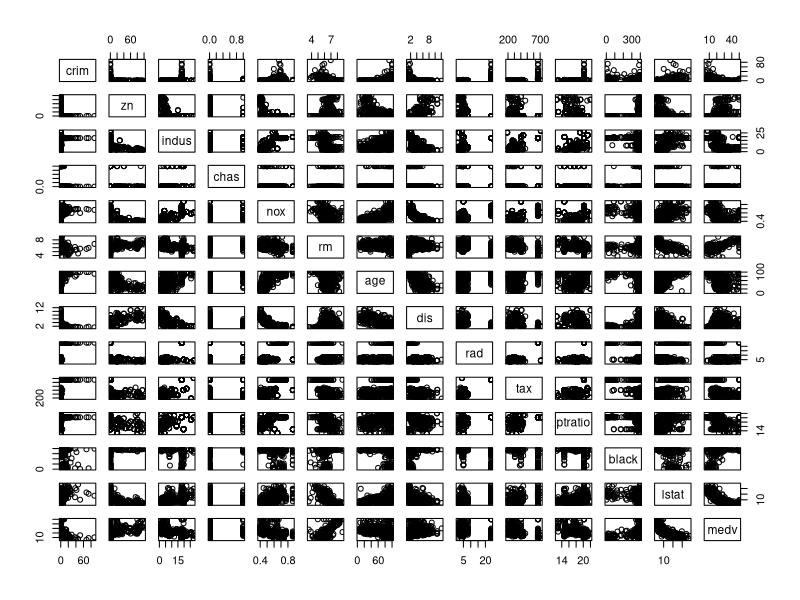
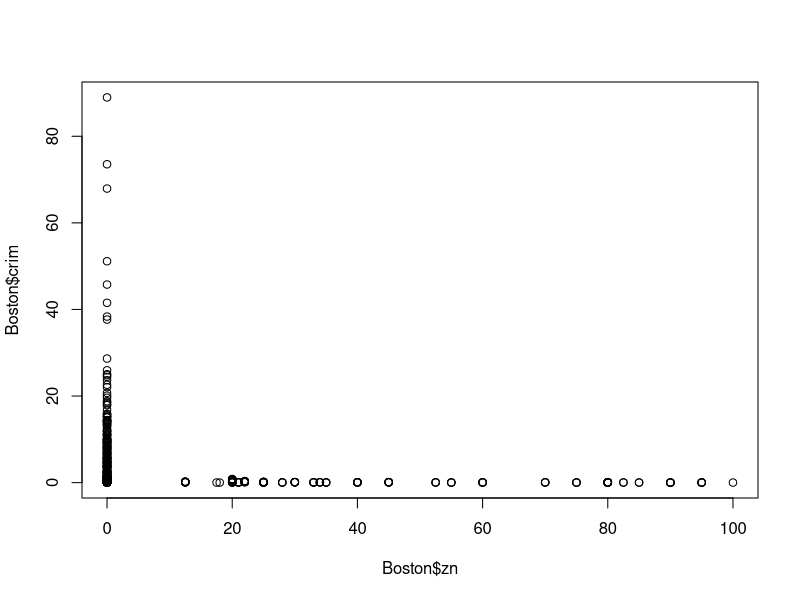
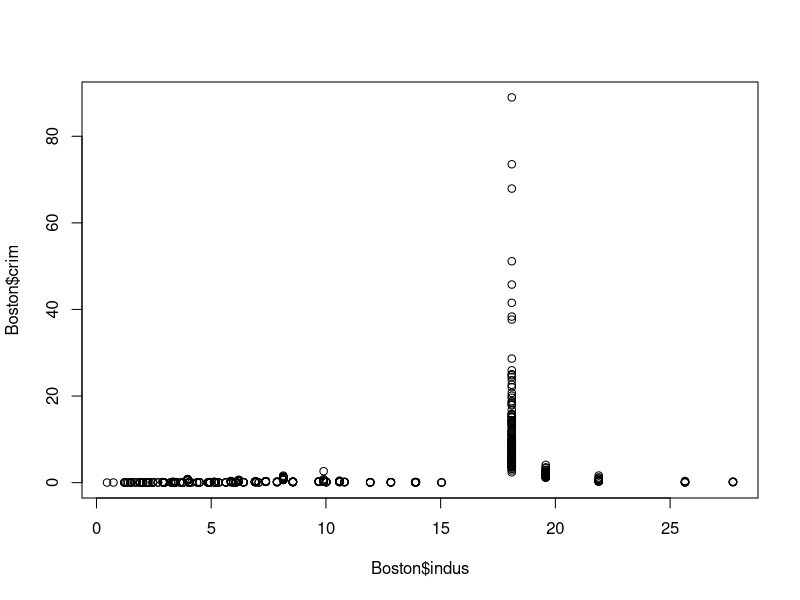
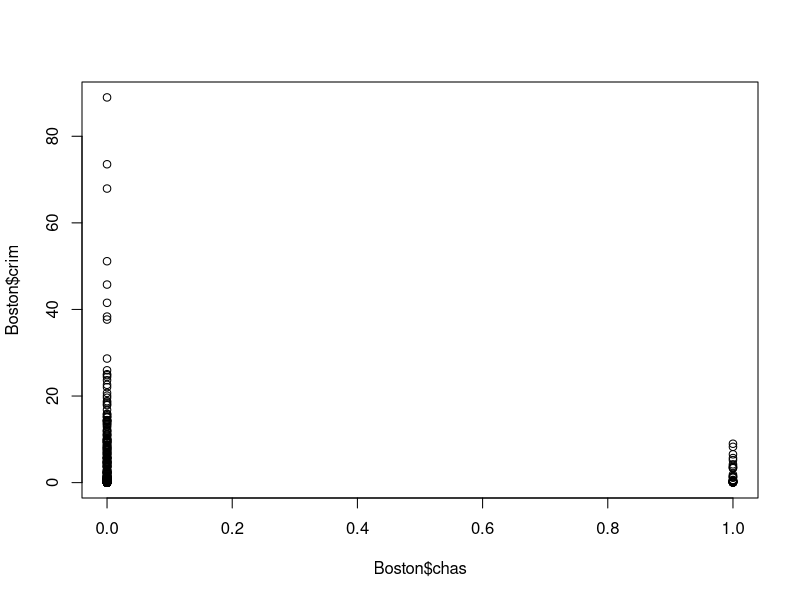
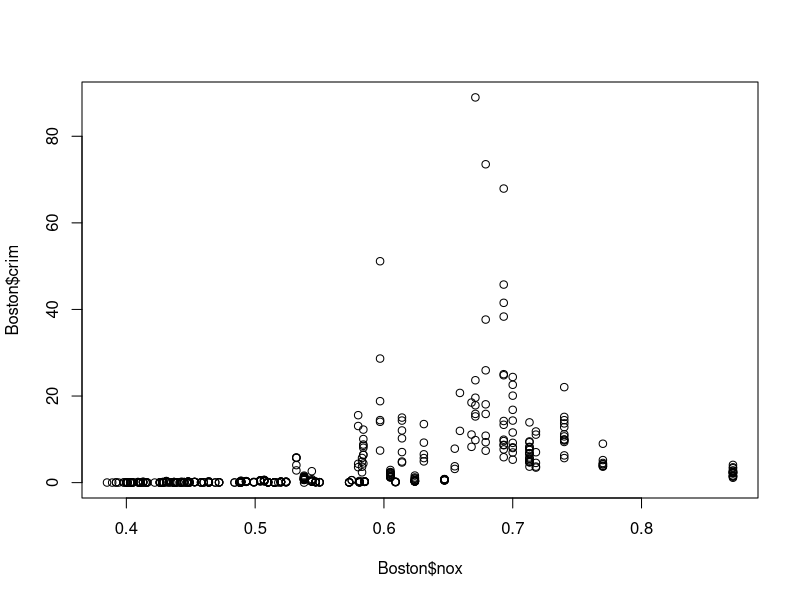
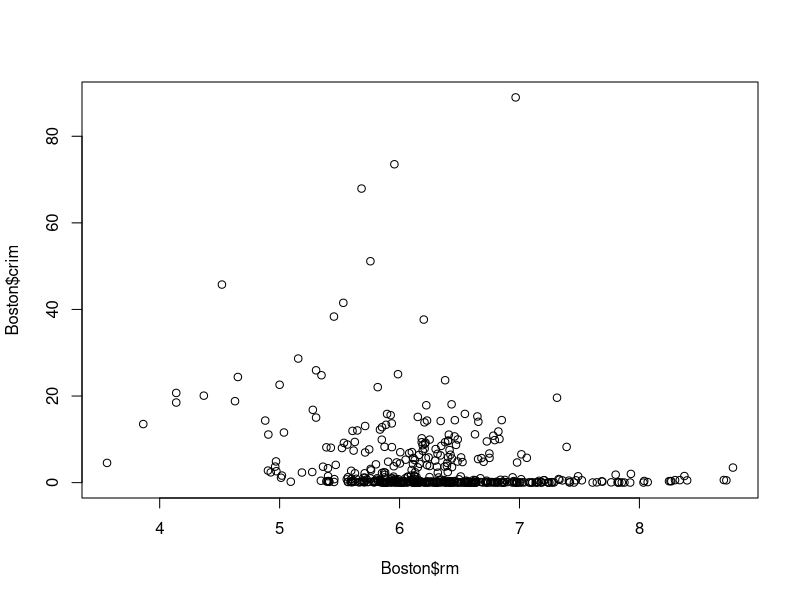
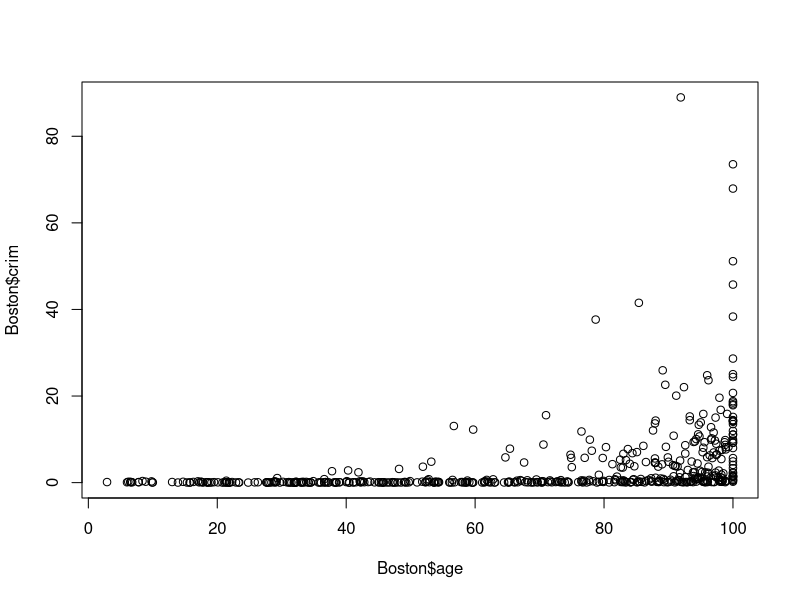
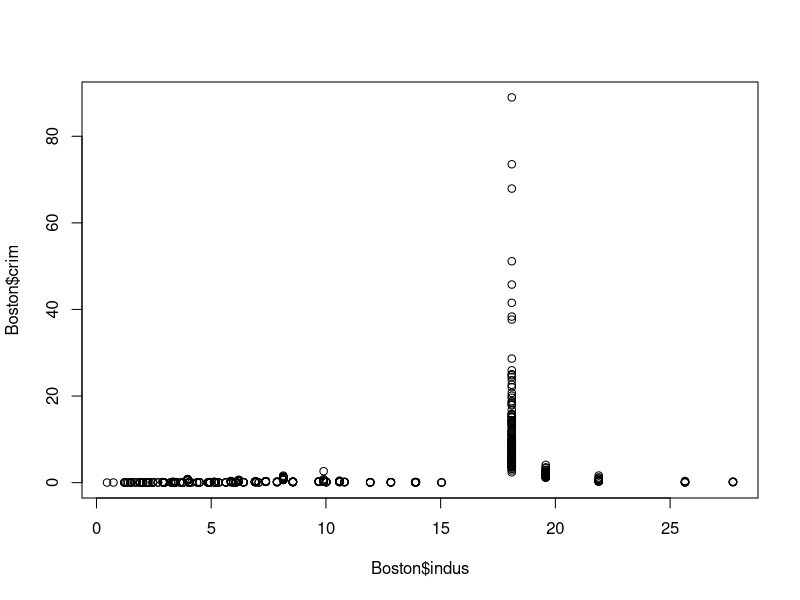

Reproduce these figures in R, in order.
# ============================================
# An Introduction to Statistical Learning
#           Chapter 2
#
# R-Code for Applied Exercises 10
#
# Author: Antonio Giannino
# ============================================ 
rm(list = ls());
#
# This exercise involves the Boston housing data set.
# (a) To begin, load in the Boston data set. The Boston data set is
# part of the MASS library in R.
library("MASS")
# Now the data set is contained in the object Boston.
head(Boston)
# Read about the data set:
?Boston
# How many rows are in this data set? How many columns? 
# What do the rows and columns represent? See the help file.
#
# (b) Make some pairwise scatterplots of the predictors (columns) in this data set. 
# Describe your findings.
pairs(Boston)
#
# (c) Are any of the predictors associated with per capita crime rate? 
# If so, explain the relationship.
plot(Boston$zn, Boston$crim)
plot(Boston$indus, Boston$crim)
plot(Boston$chas, Boston$crim)
plot(Boston$nox, Boston$crim)
plot(Boston$rm, Boston$crim)
plot(Boston$age, Boston$crim)
plot(Boston$indus, Boston$crim)
plot(Boston$dis, Boston$crim)
plot(Boston$rad, Boston$crim)
plot(Boston$tax, Boston$crim)
plot(Boston$ptratio, Boston$crim)
plot(Boston$black, Boston$crim)
plot(Boston$lstat, Boston$crim)
plot(Boston$medv, Boston$crim)
#
# (d) Do any of the suburbs of Boston appear to have particularly high crime rates? 
# Tax rates? Pupil-teacher ratios? Comment on the range of each predictor.
hist(Boston$crim, breaks = 50)
range(Boston$crim)
which(Boston$crim > 50)

hist(Boston$tax, breaks = 50)
range(Boston$tax)
which(Boston$tax > 600)

hist(Boston$ptratio, breaks = 50)
range(Boston$ptratio)
which(Boston$ptratio > 21)
# 
# (e) How many of the suburbs in this data set bound the Charles river?
sum(Boston$chas)
#
# (f) What is the median pupil-teacher ratio among the towns in this data set?
median(Boston$ptratio)
#
# (g) Which suburb of Boston has lowest median value of owner-occupied homes? 
which.min(Boston$medv)
# What are the values of the other predictors for that suburb, and how do those 
# values compare to the overall ranges for those predictors? Comment on your findings.
Boston[which.min(Boston$medv),]
summary(Boston)
# (h) In this data set, how many of the suburbs average more than seven rooms per 
# dwelling? More than eight rooms per dwelling? Comment on the suburbs that average 
# more than eight rooms per dwelling.
sum(Boston$rm > 7)
sum(Boston$rm > 8)


